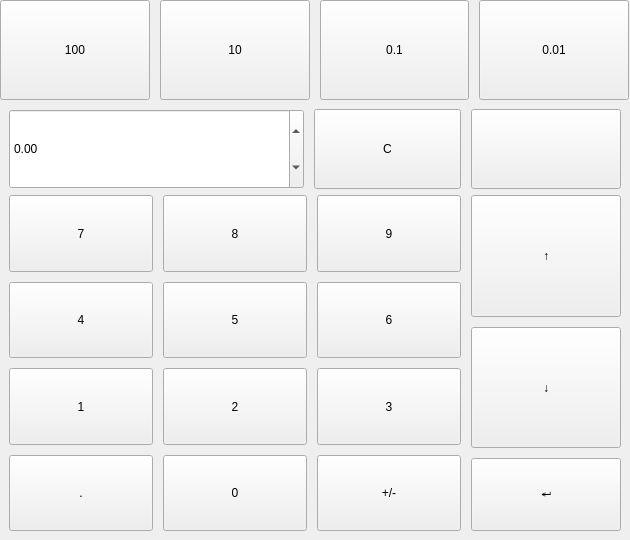
    <widget class="QWidget" name="numberwidget" native="true">
     <property name="minimumSize">
      <size>
       <width>630</width>
       <height>540</height>
      </size>
     </property>
     <property name="maximumSize">
      <size>
       <width>630</width>
       <height>540</height>
      </size>
     </property>
     <widget class="QWidget" name="widget" native="true">
      <property name="geometry">
       <rect>
        <x>0</x>
        <y>0</y>
        <width>629</width>
        <height>100</height>
       </rect>
      </property>
      <property name="maximumSize">
       <size>
        <width>630</width>
        <height>100</height>
       </size>
      </property>
      <layout class="QGridLayout" name="gridLayout_3">
       <item row="0" column="0">
        <layout class="QHBoxLayout" name="stepLayout">
         <property name="spacing">
          <number>10</number>
         </property>
         <item>
          <widget class="QToolButton" name="step_1">
           <property name="sizePolicy">
            <sizepolicy hsizetype="Minimum" vsizetype="Expanding">
             <horstretch>0</horstretch>
             <verstretch>0</verstretch>
            </sizepolicy>
           </property>
           <property name="focusPolicy">
            <enum>Qt::FocusPolicy::NoFocus</enum>
           </property>
           <property name="text">
            <string notr="true">100</string>
           </property>
           <property name="checkable">
            <bool>false</bool>
           </property>
           <property name="checked">
            <bool>false</bool>
           </property>
          </widget>
         </item>
         <item>
          <widget class="QToolButton" name="step_2">
           <property name="sizePolicy">
            <sizepolicy hsizetype="Minimum" vsizetype="Expanding">
             <horstretch>0</horstretch>
             <verstretch>0</verstretch>
            </sizepolicy>
           </property>
           <property name="minimumSize">
            <size>
             <width>0</width>
             <height>76</height>
            </size>
           </property>
           <property name="focusPolicy">
            <enum>Qt::FocusPolicy::NoFocus</enum>
           </property>
           <property name="text">
            <string notr="true">10</string>
           </property>
           <property name="checkable">
            <bool>false</bool>
           </property>
           <property name="checked">
            <bool>false</bool>
           </property>
          </widget>
         </item>
         <item>
          <widget class="QToolButton" name="step_3">
           <property name="sizePolicy">
            <sizepolicy hsizetype="Minimum" vsizetype="Expanding">
             <horstretch>0</horstretch>
             <verstretch>0</verstretch>
            </sizepolicy>
           </property>
           <property name="focusPolicy">
            <enum>Qt::FocusPolicy::NoFocus</enum>
           </property>
           <property name="text">
            <string notr="true">0.1</string>
           </property>
           <property name="checkable">
            <bool>false</bool>
           </property>
           <property name="checked">
            <bool>false</bool>
           </property>
          </widget>
         </item>
         <item>
          <widget class="QToolButton" name="step_4">
           <property name="sizePolicy">
            <sizepolicy hsizetype="Minimum" vsizetype="Expanding">
             <horstretch>0</horstretch>
             <verstretch>0</verstretch>
            </sizepolicy>
           </property>
           <property name="focusPolicy">
            <enum>Qt::FocusPolicy::NoFocus</enum>
           </property>
           <property name="text">
            <string notr="true">0.01</string>
           </property>
           <property name="checkable">
            <bool>false</bool>
           </property>
           <property name="checked">
            <bool>false</bool>
           </property>
          </widget>
         </item>
        </layout>
       </item>
      </layout>
     </widget>
     <widget class="QStackedWidget" name="stackedWidget">
      <property name="geometry">
       <rect>
        <x>0</x>
        <y>100</y>
        <width>630</width>
        <height>440</height>
       </rect>
      </property>
      <property name="sizePolicy">
       <sizepolicy hsizetype="Fixed" vsizetype="Preferred">
        <horstretch>0</horstretch>
        <verstretch>0</verstretch>
       </sizepolicy>
      </property>
      <property name="minimumSize">
       <size>
        <width>0</width>
        <height>0</height>
       </size>
      </property>
      <property name="maximumSize">
       <size>
        <width>16777215</width>
        <height>16777215</height>
       </size>
      </property>
      <property name="currentIndex">
       <number>1</number>
      </property>
      <widget class="QWidget" name="letterKeyBoardWidget">
       <layout class="QVBoxLayout" name="verticalLayout_5">
        <property name="spacing">
         <number>12</number>
        </property>
        <property name="leftMargin">
         <number>20</number>
        </property>
        <property name="topMargin">
         <number>20</number>
        </property>
        <property name="rightMargin">
         <number>20</number>
        </property>
        <property name="bottomMargin">
         <number>20</number>
        </property>
       </layout>
      </widget>
      <widget class="QWidget" name="numberKeyboardWidget">
       <layout class="QGridLayout" name="gridLayout_2">
        <item row="0" column="0">
         <layout class="QHBoxLayout" name="inputLayout" stretch="2,1,0">
          <property name="spacing">
           <number>10</number>
          </property>
          <item>
           <widget class="QDoubleSpinBox" name="cal_value">
            <property name="sizePolicy">
             <sizepolicy hsizetype="Minimum" vsizetype="Preferred">
              <horstretch>0</horstretch>
              <verstretch>0</verstretch>
             </sizepolicy>
            </property>
            <property name="maximumSize">
             <size>
              <width>16777215</width>
              <height>80</height>
             </size>
            </property>
            <property name="prefix">
             <string notr="true"/>
            </property>
            <property name="minimum">
             <double>-99999990.000000000000000</double>
            </property>
            <property name="maximum">
             <double>999999.000000000000000</double>
            </property>
           </widget>
          </item>
          <item>
           <widget class="QToolButton" name="key_Clear">
            <property name="sizePolicy">
             <sizepolicy hsizetype="Minimum" vsizetype="Expanding">
              <horstretch>0</horstretch>
              <verstretch>0</verstretch>
             </sizepolicy>
            </property>
            <property name="minimumSize">
             <size>
              <width>0</width>
              <height>0</height>
             </size>
            </property>
            <property name="maximumSize">
             <size>
              <width>16777215</width>
              <height>80</height>
             </size>
            </property>
            <property name="focusPolicy">
             <enum>Qt::FocusPolicy::NoFocus</enum>
            </property>
            <property name="text">
             <string notr="true">C</string>
            </property>
           </widget>
          </item>
          <item>
           <widget class="QToolButton" name="step">
            <property name="sizePolicy">
             <sizepolicy hsizetype="Minimum" vsizetype="Expanding">
              <horstretch>0</horstretch>
              <verstretch>0</verstretch>
             </sizepolicy>
            </property>
            <property name="minimumSize">
             <size>
              <width>150</width>
              <height>80</height>
             </size>
            </property>
            <property name="maximumSize">
             <size>
              <width>16777215</width>
              <height>80</height>
             </size>
            </property>
            <property name="focusPolicy">
             <enum>Qt::FocusPolicy::NoFocus</enum>
            </property>
            <property name="autoFillBackground">
             <bool>false</bool>
            </property>
            <property name="text">
             <string notr="true"/>
            </property>
            <property name="checkable">
             <bool>true</bool>
            </property>
            <property name="checked">
             <bool>false</bool>
            </property>
           </widget>
          </item>
         </layout>
        </item>
        <item row="1" column="0">
         <layout class="QHBoxLayout" name="horizontalLayout_7" stretch="3,1">
          <property name="spacing">
           <number>10</number>
          </property>
          <item>
           <layout class="QGridLayout" name="gridLayout">
            <property name="spacing">
             <number>10</number>
            </property>
            <item row="0" column="2">
             <widget class="QToolButton" name="key_9">
              <property name="sizePolicy">
               <sizepolicy hsizetype="Expanding" vsizetype="Expanding">
                <horstretch>0</horstretch>
                <verstretch>0</verstretch>
               </sizepolicy>
              </property>
              <property name="focusPolicy">
               <enum>Qt::FocusPolicy::NoFocus</enum>
              </property>
              <property name="text">
               <string notr="true">9</string>
              </property>
              <property name="autoRepeat">
               <bool>true</bool>
              </property>
             </widget>
            </item>
            <item row="2" column="2">
             <widget class="QToolButton" name="key_3">
              <property name="sizePolicy">
               <sizepolicy hsizetype="Expanding" vsizetype="Expanding">
                <horstretch>0</horstretch>
                <verstretch>0</verstretch>
               </sizepolicy>
              </property>
              <property name="focusPolicy">
               <enum>Qt::FocusPolicy::NoFocus</enum>
              </property>
              <property name="text">
               <string notr="true">3</string>
              </property>
              <property name="autoRepeat">
               <bool>true</bool>
              </property>
             </widget>
            </item>
            <item row="0" column="1">
             <widget class="QToolButton" name="key_8">
              <property name="sizePolicy">
               <sizepolicy hsizetype="Expanding" vsizetype="Expanding">
                <horstretch>0</horstretch>
                <verstretch>0</verstretch>
               </sizepolicy>
              </property>
              <property name="focusPolicy">
               <enum>Qt::FocusPolicy::NoFocus</enum>
              </property>
              <property name="text">
               <string notr="true">8</string>
              </property>
              <property name="autoRepeat">
               <bool>true</bool>
              </property>
             </widget>
            </item>
            <item row="2" column="1">
             <widget class="QToolButton" name="key_2">
              <property name="sizePolicy">
               <sizepolicy hsizetype="Expanding" vsizetype="Expanding">
                <horstretch>0</horstretch>
                <verstretch>0</verstretch>
               </sizepolicy>
              </property>
              <property name="focusPolicy">
               <enum>Qt::FocusPolicy::NoFocus</enum>
              </property>
              <property name="text">
               <string notr="true">2</string>
              </property>
              <property name="autoRepeat">
               <bool>true</bool>
              </property>
             </widget>
            </item>
            <item row="3" column="2">
             <widget class="QToolButton" name="key_Minus">
              <property name="sizePolicy">
               <sizepolicy hsizetype="Expanding" vsizetype="Expanding">
                <horstretch>0</horstretch>
                <verstretch>0</verstretch>
               </sizepolicy>
              </property>
              <property name="minimumSize">
               <size>
                <width>0</width>
                <height>73</height>
               </size>
              </property>
              <property name="focusPolicy">
               <enum>Qt::FocusPolicy::NoFocus</enum>
              </property>
              <property name="text">
               <string notr="true">+/-</string>
              </property>
              <property name="autoRepeat">
               <bool>true</bool>
              </property>
             </widget>
            </item>
            <item row="1" column="2">
             <widget class="QToolButton" name="key_6">
              <property name="sizePolicy">
               <sizepolicy hsizetype="Expanding" vsizetype="Expanding">
                <horstretch>0</horstretch>
                <verstretch>0</verstretch>
               </sizepolicy>
              </property>
              <property name="focusPolicy">
               <enum>Qt::FocusPolicy::NoFocus</enum>
              </property>
              <property name="text">
               <string notr="true">6</string>
              </property>
              <property name="autoRepeat">
               <bool>true</bool>
              </property>
             </widget>
            </item>
            <item row="1" column="0">
             <widget class="QToolButton" name="key_4">
              <property name="sizePolicy">
               <sizepolicy hsizetype="Expanding" vsizetype="Expanding">
                <horstretch>0</horstretch>
                <verstretch>0</verstretch>
               </sizepolicy>
              </property>
              <property name="focusPolicy">
               <enum>Qt::FocusPolicy::NoFocus</enum>
              </property>
              <property name="text">
               <string notr="true">4</string>
              </property>
              <property name="autoRepeat">
               <bool>true</bool>
              </property>
             </widget>
            </item>
            <item row="0" column="0">
             <widget class="QToolButton" name="key_7">
              <property name="sizePolicy">
               <sizepolicy hsizetype="Expanding" vsizetype="Expanding">
                <horstretch>0</horstretch>
                <verstretch>0</verstretch>
               </sizepolicy>
              </property>
              <property name="focusPolicy">
               <enum>Qt::FocusPolicy::NoFocus</enum>
              </property>
              <property name="text">
               <string notr="true">7</string>
              </property>
              <property name="autoRepeat">
               <bool>true</bool>
              </property>
             </widget>
            </item>
            <item row="3" column="1">
             <widget class="QToolButton" name="key_0">
              <property name="sizePolicy">
               <sizepolicy hsizetype="Expanding" vsizetype="Expanding">
                <horstretch>0</horstretch>
                <verstretch>0</verstretch>
               </sizepolicy>
              </property>
              <property name="focusPolicy">
               <enum>Qt::FocusPolicy::NoFocus</enum>
              </property>
              <property name="text">
               <string notr="true">0</string>
              </property>
              <property name="autoRepeat">
               <bool>true</bool>
              </property>
             </widget>
            </item>
            <item row="3" column="0">
             <widget class="QToolButton" name="key_Point">
              <property name="sizePolicy">
               <sizepolicy hsizetype="Expanding" vsizetype="Expanding">
                <horstretch>0</horstretch>
                <verstretch>0</verstretch>
               </sizepolicy>
              </property>
              <property name="focusPolicy">
               <enum>Qt::FocusPolicy::NoFocus</enum>
              </property>
              <property name="text">
               <string notr="true">.</string>
              </property>
              <property name="autoRepeat">
               <bool>true</bool>
              </property>
             </widget>
            </item>
            <item row="2" column="0">
             <widget class="QToolButton" name="key_1">
              <property name="sizePolicy">
               <sizepolicy hsizetype="Expanding" vsizetype="Expanding">
                <horstretch>0</horstretch>
                <verstretch>0</verstretch>
               </sizepolicy>
              </property>
              <property name="focusPolicy">
               <enum>Qt::FocusPolicy::NoFocus</enum>
              </property>
              <property name="text">
               <string notr="true">1</string>
              </property>
              <property name="autoRepeat">
               <bool>true</bool>
              </property>
             </widget>
            </item>
            <item row="1" column="1">
             <widget class="QToolButton" name="key_5">
              <property name="sizePolicy">
               <sizepolicy hsizetype="Expanding" vsizetype="Expanding">
                <horstretch>0</horstretch>
                <verstretch>0</verstretch>
               </sizepolicy>
              </property>
              <property name="focusPolicy">
               <enum>Qt::FocusPolicy::NoFocus</enum>
              </property>
              <property name="text">
               <string notr="true">5</string>
              </property>
              <property name="autoRepeat">
               <bool>true</bool>
              </property>
             </widget>
            </item>
           </layout>
          </item>
          <item>
           <layout class="QVBoxLayout" name="verticalLayout_2" stretch="3,3,0">
            <property name="spacing">
             <number>10</number>
            </property>
            <item>
             <widget class="QToolButton" name="key_Add">
              <property name="sizePolicy">
               <sizepolicy hsizetype="Minimum" vsizetype="Expanding">
                <horstretch>0</horstretch>
                <verstretch>0</verstretch>
               </sizepolicy>
              </property>
              <property name="minimumSize">
               <size>
                <width>0</width>
                <height>0</height>
               </size>
              </property>
              <property name="focusPolicy">
               <enum>Qt::FocusPolicy::NoFocus</enum>
              </property>
              <property name="text">
               <string notr="true">↑</string>
              </property>
             </widget>
            </item>
            <item>
             <widget class="QToolButton" name="key_Sub">
              <property name="sizePolicy">
               <sizepolicy hsizetype="Minimum" vsizetype="Expanding">
                <horstretch>0</horstretch>
                <verstretch>0</verstretch>
               </sizepolicy>
              </property>
              <property name="minimumSize">
               <size>
                <width>0</width>
                <height>0</height>
               </size>
              </property>
              <property name="focusPolicy">
               <enum>Qt::FocusPolicy::NoFocus</enum>
              </property>
              <property name="text">
               <string notr="true">↓</string>
              </property>
             </widget>
            </item>
            <item>
             <widget class="QToolButton" name="key_Enter">
              <property name="sizePolicy">
               <sizepolicy hsizetype="Expanding" vsizetype="Expanding">
                <horstretch>0</horstretch>
                <verstretch>0</verstretch>
               </sizepolicy>
              </property>
              <property name="minimumSize">
               <size>
                <width>0</width>
                <height>73</height>
               </size>
              </property>
              <property name="focusPolicy">
               <enum>Qt::FocusPolicy::NoFocus</enum>
              </property>
              <property name="text">
               <string notr="true">↵</string>
              </property>
              <property name="autoRepeat">
               <bool>true</bool>
              </property>
             </widget>
            </item>
           </layout>
          </item>
         </layout>
        </item>
       </layout>
      </widget>
     </widget>
    </widget>
